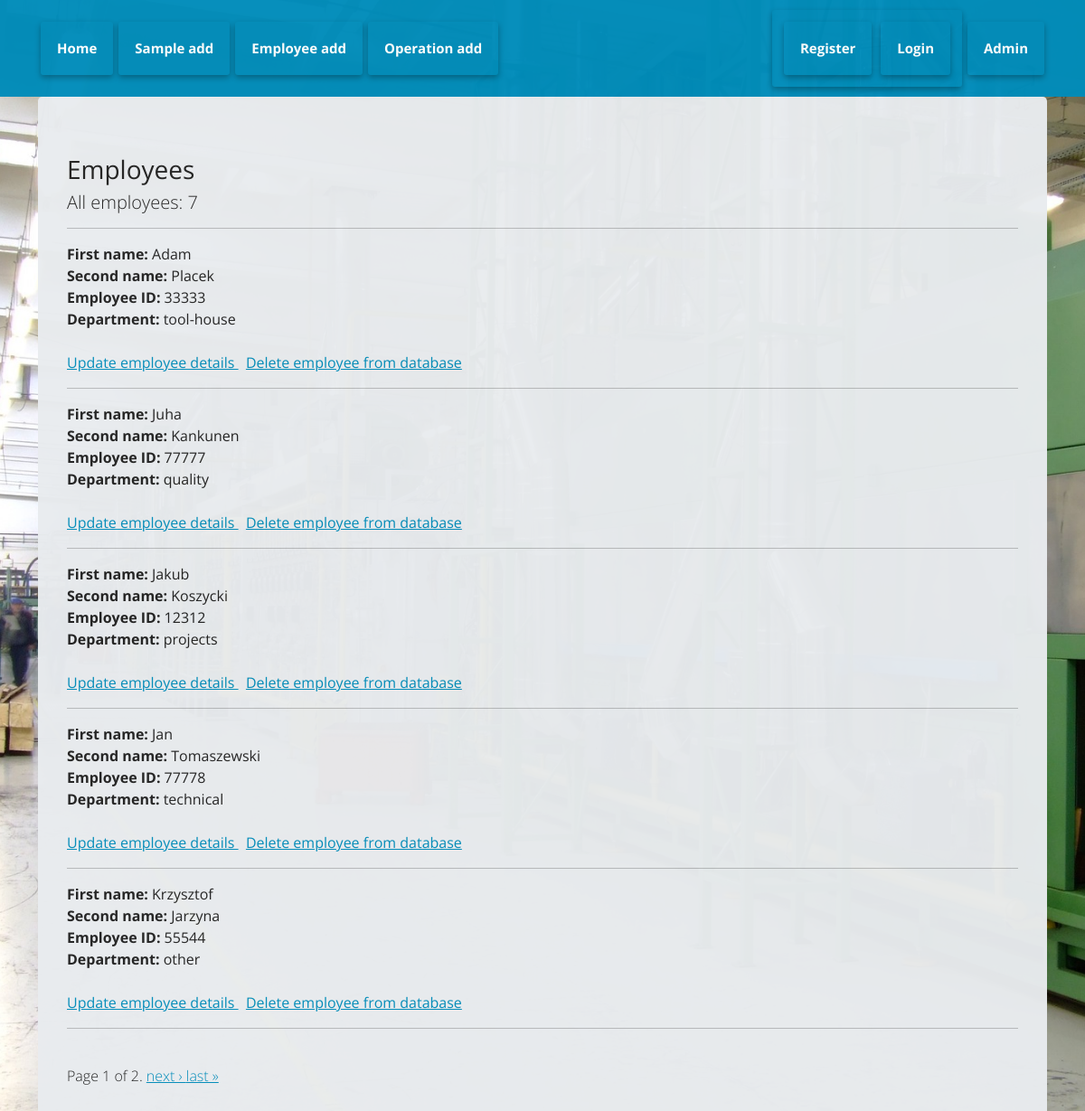
The app's page /employees/, older data.
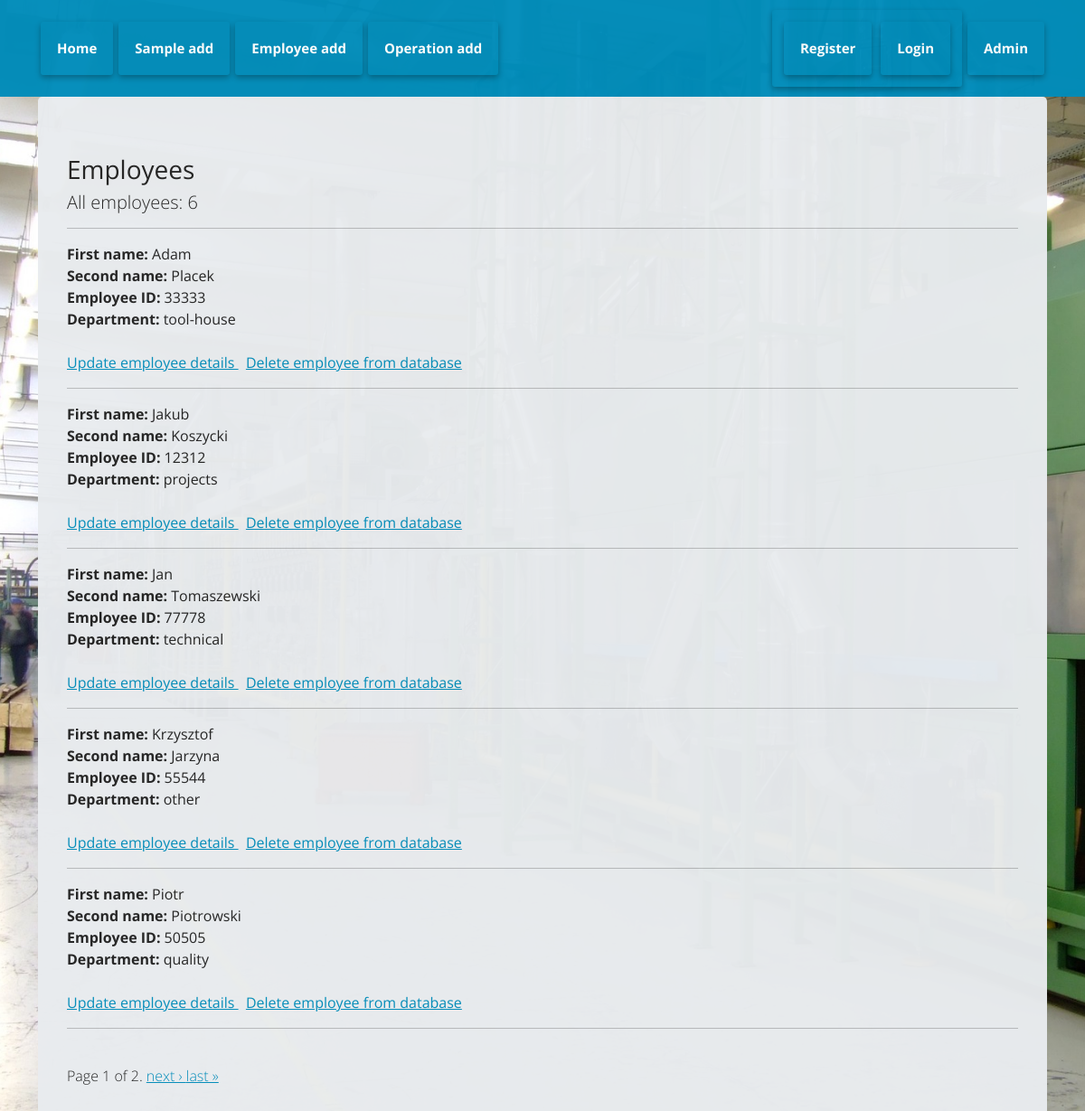
The same page, newer data.
### employees/models.py (models this page shows, shortened)
class Employees(models.Model):
    first_name = models.CharField(max_length=50)
    last_name = models.CharField(max_length=100)
    employee_id = models.IntegerField(validators=[MinValueValidator(10000), MaxValueValidator(99999)], unique=True)
    STATUS_CHOICES = [
        ('quality', 'quality'),
        ('projects', 'projects'),
        ('tool-house', 'tool-house'),
        ('technical', 'technical'),
        ('other', 'other'),
    ]
    department = models.CharField(max_length=20, choices=STATUS_CHOICES)
    class Meta:
        verbose_name = "Employees"
        verbose_name_plural = "Employees"

### employees/views.py (the view)
# urls.py: path('employees/', views.employees, name='employees'),
def employees(request):
    queryDataAll = Employees.objects.all()
    paginator = Paginator(queryDataAll, 5)  # 5 próbek na stronę
    page_number = request.GET.get('page')
    page_obj = paginator.get_page(page_number)
    context = {
        'AllEmployees': queryDataAll,
        'page_obj': page_obj
    }
    return render(request, 'empl/employees.html', context)

### employees/templates/empl/employees.html (shortened to what this page needs)
{% extends 'base.html' %}
{% block content %}
<!DOCTYPE html>
<html lang="en">
<head>
    <h3><b> Employees </b></h3>
    <h5> All employees: {{ AllEmployees.count }} </h5>
</head>
<body>
<hr>
    {% for employee in page_obj %}
        <b>First name:</b> {{ employee.first_name }}
        <br>
        <b>Second name:</b> {{ employee.last_name }}
        <br>
        <b>Employee ID:</b> {{ employee.employee_id }}
        <br>
        <b>Department:</b> {{ employee.department }}
        <br>
        <br>
        <a href="{% url 'employee-update' employee.employee_id %}"> Update employee details </a>
        <a href="{% url 'employee-delete' employee.employee_id %}"> Delete employee from database </a>
        <br>
        <hr>
    {% endfor %}
        <br>
    <div class="pagination">
        <span class="step-links">
            <span class="current-page">
                Page {{ page_obj.number }} of {{ page_obj.paginator.num_pages }}.
            </span>
            {% if page_obj.has_next %}
                <a href="?page={{ page_obj.next_page_number }}" class="pagination-link"> next &rsaquo; </a>
                <a href="?page={{ page_obj.paginator.num_pages }}">last &raquo;</a>
            {% endif %}
        </span>
    </div>
</body>
</html>
{% endblock %}

Row changes from the older to the newer data that the page shows:
removed Employees: first_name "Juha", last_name "Kankunen", employee_id "77777", department "quality"
now on this page (row unchanged): Employees: first_name "Piotr", last_name "Piotrowski", employee_id "50505", department "quality"
Text that changed along with them:
{{ AllEmployees.count }}: "7" → "6"
